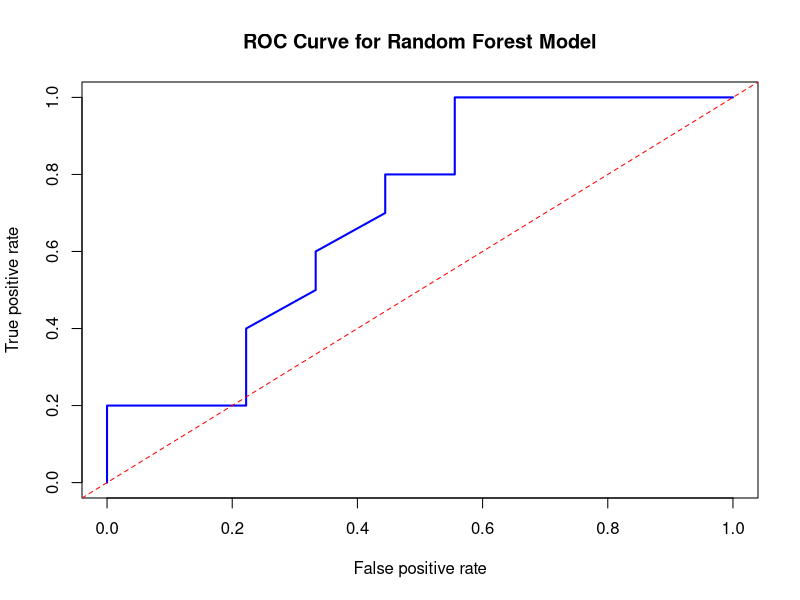
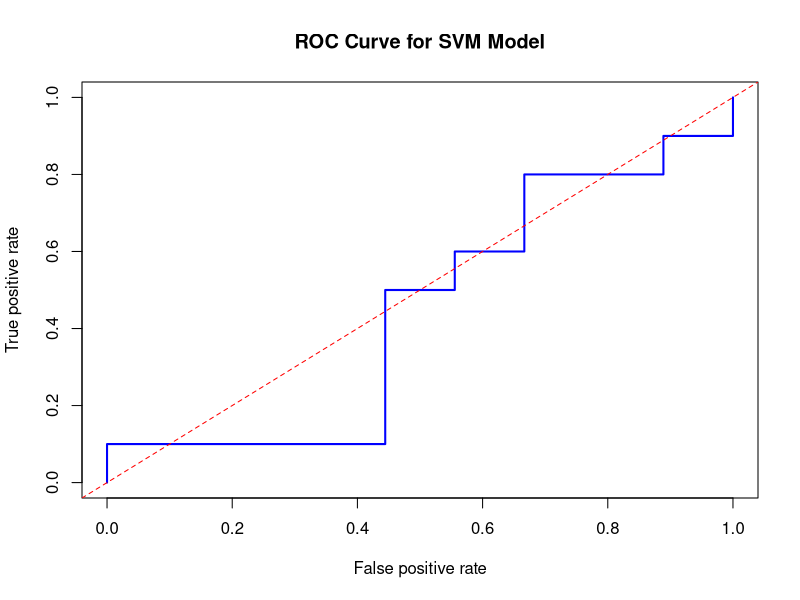

Write the R code that produced these figures, in order.
# Load necessary libraries
install.packages(c("caret", "randomForest", "e1071", "ROCR"))
library(caret)          # For confusion matrix and model evaluation
library(randomForest)   # For Random Forest algorithm
library(e1071)          # For Support Vector Machines (SVM)
library(ROCR)           # For ROC curves and AUC calculation

# Set working directory (adjust the path as needed)
setwd("your/working/directory/path")

# Sample data creation
set.seed(123)  # For reproducibility
data <- data.frame(
  Age = rnorm(100, mean = 50, sd = 10),
  Income = rnorm(100, mean = 60000, sd = 15000),
  Expenses = rnorm(100, mean = 30000, sd = 5000),
  Purchase = factor(sample(c(0, 1), 100, replace = TRUE))  # Binary target variable
)

# Train-test split (80% training, 20% testing)
set.seed(123)
trainIndex <- createDataPartition(data$Purchase, p = 0.8, list = FALSE)
train_data <- data[trainIndex, ]
test_data <- data[-trainIndex, ]

### Model Training (Random Forest Example)

# Train a Random Forest model
set.seed(123)
rf_model <- randomForest(Purchase ~ ., data = train_data, ntree = 100, mtry = 2)

# Predict on test data
rf_predictions <- predict(rf_model, newdata = test_data)

### 1. Confusion Matrix and Performance Metrics using `caret`

# Create a confusion matrix using caret
rf_confusion <- confusionMatrix(rf_predictions, test_data$Purchase)
print("Confusion Matrix for Random Forest Model:")
print(rf_confusion)

# Extract performance metrics
accuracy <- rf_confusion$overall['Accuracy']
sensitivity <- rf_confusion$byClass['Sensitivity']
specificity <- rf_confusion$byClass['Specificity']
print(paste("Accuracy: ", round(accuracy, 3)))
print(paste("Sensitivity: ", round(sensitivity, 3)))
print(paste("Specificity: ", round(specificity, 3)))

### 2. ROC Curve and AUC using `ROCR`

# Predict probabilities for ROC curve
rf_prob_predictions <- predict(rf_model, newdata = test_data, type = "prob")[, 2]  # Probability of class "1"

# Create a prediction object for ROCR
pred <- prediction(rf_prob_predictions, test_data$Purchase)

# Performance metrics for ROC curve
perf <- performance(pred, "tpr", "fpr")

# Plot ROC curve
plot(perf, main = "ROC Curve for Random Forest Model", col = "blue", lwd = 2)
abline(a = 0, b = 1, lty = 2, col = "red")  # Diagonal line

# Calculate AUC
auc <- performance(pred, "auc")
auc_value <- as.numeric(auc@y.values)
print(paste("AUC: ", round(auc_value, 3)))

### 3. SVM Model Training and Evaluation (Support Vector Machine Example)

# Train an SVM model
set.seed(123)
svm_model <- svm(Purchase ~ ., data = train_data, kernel = "radial", probability = TRUE)

# Predict on test data using SVM model
svm_predictions <- predict(svm_model, newdata = test_data, probability = TRUE)

# Confusion matrix for SVM model
svm_confusion <- confusionMatrix(svm_predictions, test_data$Purchase)
print("Confusion Matrix for SVM Model:")
print(svm_confusion)

# Predict probabilities for ROC curve for SVM
svm_prob_predictions <- attr(svm_predictions, "probabilities")[, 2]

# Create a prediction object for ROCR for SVM
svm_pred <- prediction(svm_prob_predictions, test_data$Purchase)

# Performance metrics for ROC curve for SVM
svm_perf <- performance(svm_pred, "tpr", "fpr")

# Plot ROC curve for SVM
plot(svm_perf, main = "ROC Curve for SVM Model", col = "blue", lwd = 2)
abline(a = 0, b = 1, lty = 2, col = "red")  # Diagonal line

# Calculate AUC for SVM
svm_auc <- performance(svm_pred, "auc")
svm_auc_value <- as.numeric(svm_auc@y.values)
print(paste("AUC for SVM: ", round(svm_auc_value, 3)))
